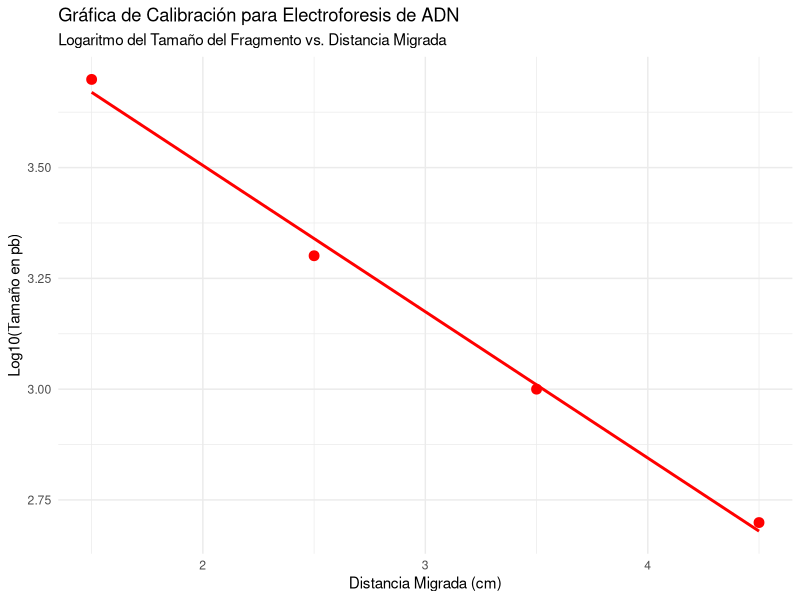
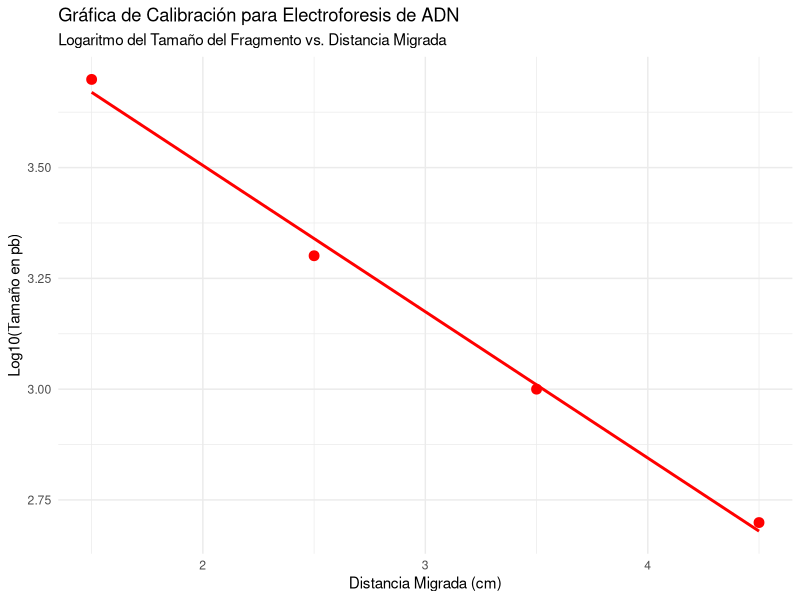

Recreate these plots in R, in order.
# ==========================================================================
# Electroforesis de ADN
# ==========================================================================
# Autor: Dr. José Juan Torres Martínez
# Docente de Ciencias Químicas
# Universidad Autónoma de San Luis Potosí (UASLP)
# México
#
# Material académico para estudiantes
#
# Descripción: Analizar la migración de fragmentos de ADN en un gel de agarosa
# ==========================================================================


# Instalar y cargar librerías necesarias  
if (!require(ggplot2)) install.packages("ggplot2", dependencies = TRUE)  
library(ggplot2)  

# Datos del problema  
fragmentos <- c("Fragmento A", "Fragmento B", "Fragmento C", "Fragmento D")  
tamanos <- c(500, 1000, 2000, 5000)  # en pares de bases (pb)  
distancias <- c(4.5, 3.5, 2.5, 1.5)  # en cm  

# Crear un data frame con los datos  
datos <- data.frame(  
  Fragmento = fragmentos,  
  Tamano = tamanos,  
  Distancia = distancias  
)  

# 1. Gráfica de calibración (log(Tamaño) vs. Distancia Migrada)  
p <- ggplot(datos, aes(x = Distancia, y = log10(Tamano))) +  
  geom_point(size = 3, color = "red") +
  geom_smooth(method = "lm", se = FALSE, color = "red") +  
  labs(  
    title = "Gráfica de Calibración para Electroforesis de ADN",  
    subtitle = "Logaritmo del Tamaño del Fragmento vs. Distancia Migrada",  
    x = "Distancia Migrada (cm)",  
    y = "Log10(Tamaño en pb)"  
  ) +  
  theme_minimal()

# Mostrar gráfico
print(p)

# Guardar el gráfico
ggsave("ejemplo_25_adn.png", plot = p, width = 8, height = 6, dpi = 300)


# --------------------------------------------------------------------------
# Interpretación: Gráfica de Calibración para Electroforesis de ADN
# --------------------------------------------------------------------------
# - Eje X: Distancia migrada en el gel de agarosa, en centímetros (cm). Se mide
#   desde el pozo de siembra hasta donde llegó cada banda de ADN.
# - Eje Y: Log10 del tamaño del fragmento. Es el logaritmo en base 10 del tamaño
#   en pares de bases (pb), por lo que es adimensional: un logaritmo no tiene
#   unidades. Un valor de 3,7 equivale a unos 5000 pb y un valor de 2,7 a unos
#   500 pb.
# - Lo que se aprecia: cuatro puntos que bajan de izquierda a derecha: el
#   Fragmento A (500 pb) migró 4,5 cm, el B (1000 pb) 3,5 cm, el C (2000 pb)
#   2,5 cm y el D (5000 pb) solo 1,5 cm. La línea recta del gráfico es la recta
#   de regresión ajustada con estos cuatro puntos, y tiene pendiente negativa.
# - Qué significa: en un gel de agarosa los fragmentos pequeños de ADN se mueven
#   más rápido y llegan más lejos, mientras que los grandes avanzan poco. Por
#   eso la recta permite estimar el tamaño en pares de bases de un fragmento
#   desconocido a partir de lo que migró: el script lo hace para una banda
#   a 3,0 cm.

# 2. Ecuación de la recta de calibración (regresión lineal)  
modelo <- lm(log10(Tamano) ~ Distancia, data = datos)  
coeficientes <- coef(modelo)  
cat("Ecuación de la recta de calibración:\n")  
cat("log10(Tamaño) =", round(coeficientes[1], 2), "+", round(coeficientes[2], 2), "* Distancia\n\n")  

# 3. Predicción del tamaño de un fragmento desconocido  
distancia_desconocida <- 3.0  # en cm  
log_tamano_predicho <- coeficientes[1] + coeficientes[2] * distancia_desconocida  
tamano_predicho <- 10^log_tamano_predicho  
cat("Tamaño estimado para un fragmento que migra", distancia_desconocida, "cm:", round(tamano_predicho, 2), "pb\n\n")  

# 4. Análisis de resultados  
cat("Análisis de resultados:\n")  
cat("Los fragmentos de ADN migran distancias diferentes debido a su tamaño.\n")  
cat("Los fragmentos más pequeños (menos pares de bases) migran más lejos en el gel,\n")  
cat("mientras que los fragmentos más grandes (más pares de bases) migran menos.\n")  


# --------------------------------------------------------------------------
# Qué aprendimos
# --------------------------------------------------------------------------
# - En electroforesis de ADN, la distancia migrada (cm) depende del tamaño: los
#   fragmentos pequeños migran más lejos que los grandes.
# - Graficar el logaritmo del tamaño contra la distancia da una recta de
#   calibración: el eje Y es adimensional porque un logaritmo no tiene
#   unidades, y los tamaños se expresan en pares de bases (pb).
# - Con la ecuación de esa recta se estima el tamaño (pb) de un fragmento
#   desconocido midiendo solo cuánto migró en el gel.
# - La calibración de este ejemplo usa solo cuatro fragmentos, así que es una
#   recta aproximada para aprender el método, no una calibración de laboratorio.
